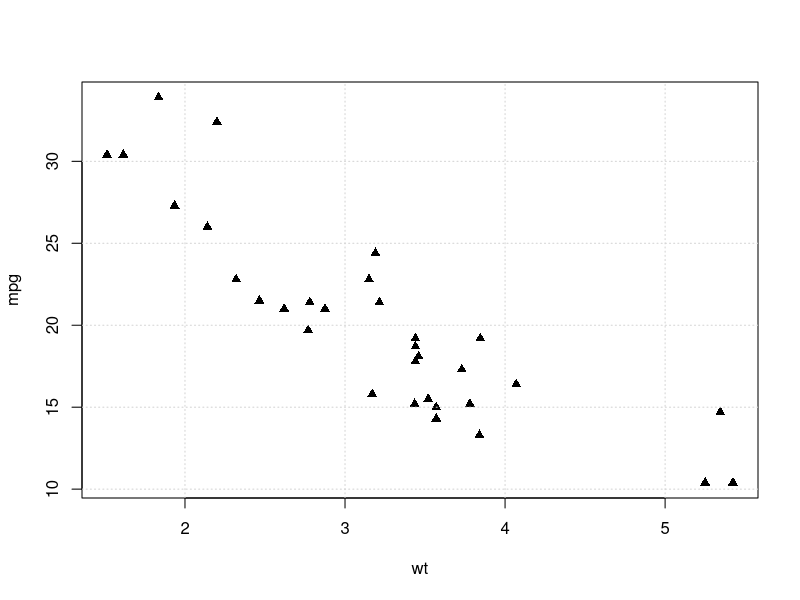
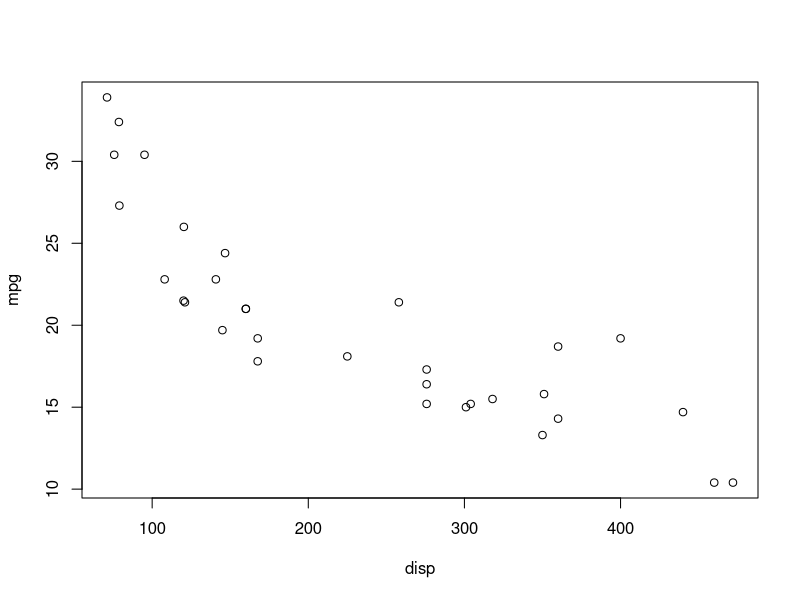
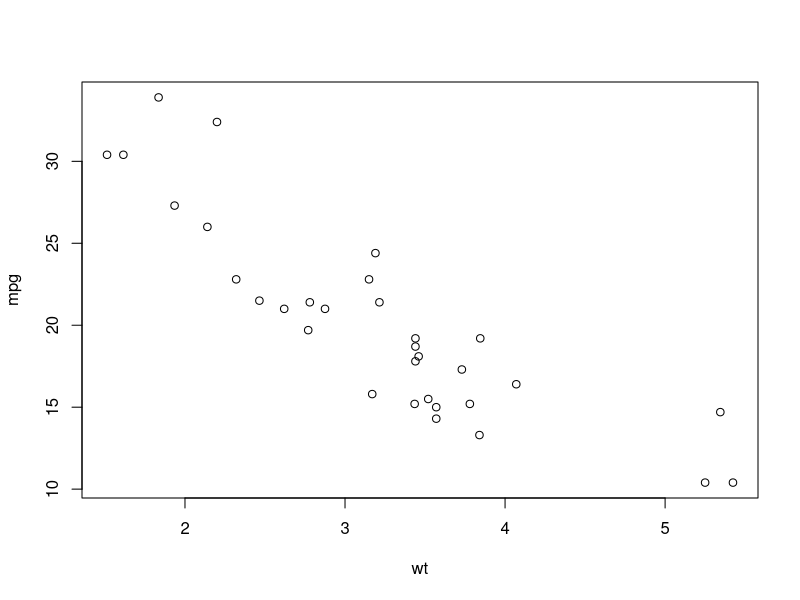
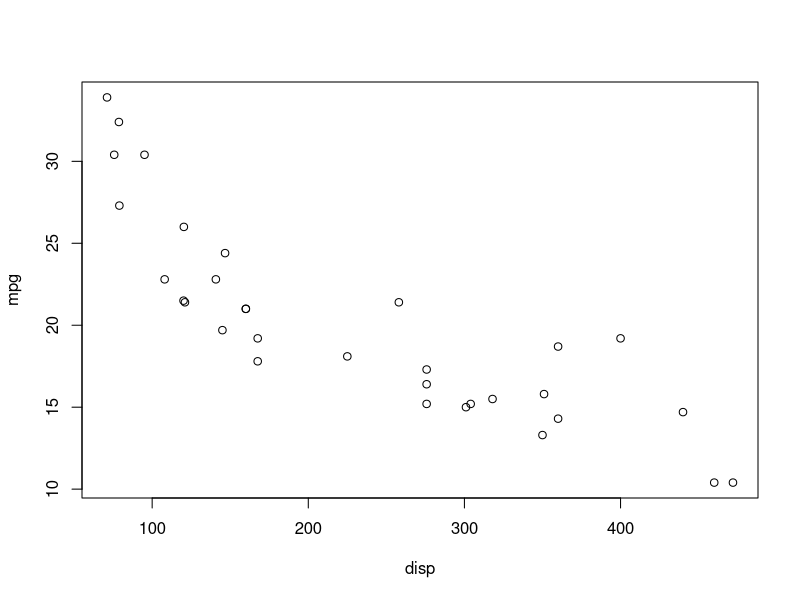
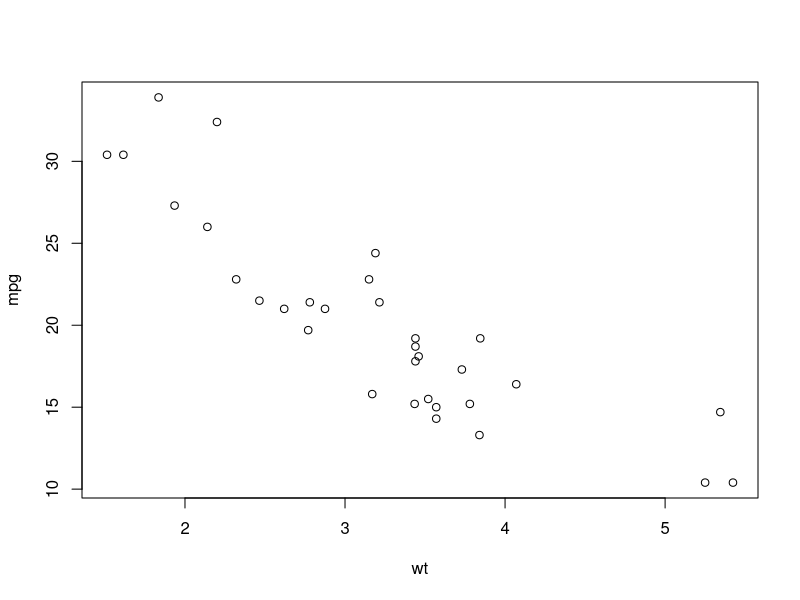
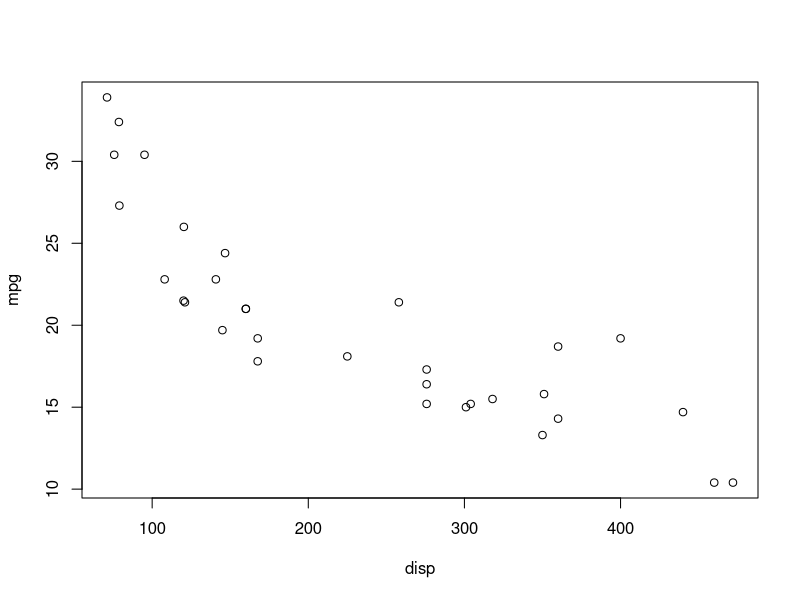

Generate these figures, in order, with R:
## ---- chunk 1
knitr::opts_chunk$set(echo = TRUE)
## ---- chunk 2
data(mtcars)
## ---- chunk 3
head(mtcars)
## ---- chunk 4
plot(mpg~wt,data=mtcars,pch=17)
grid()
## ---- chunk 5
cor(mtcars$mpg,mtcars$wt)
## ---- chunk 6
model1 <- lm(mpg ~ wt, data = mtcars)

summary(model1)
## ---- chunk 7
NewData = data.frame(wt = 3.05, disp = 122)
print(predict(model1, NewData, interval = 'predict'))
## ---- chunk 8
plot(mpg~disp, data = mtcars)
## ---- chunk 9
model2 <- lm(mpg ~ disp, data = mtcars)
summary(model2)
## ---- chunk 10
print(predict(model2,NewData, interval = 'predict'))
## ---- chunk 11
plot(mpg ~ wt+disp, data = mtcars)
## ---- chunk 12
model3= lm(mpg ~ wt+disp, data = mtcars)
summary(model3)
## ---- chunk 13
plot(mpg ~ wt+disp, data=mtcars)
## ---- chunk 14
summary(model3)
## ---- chunk 15
anova_result <- anova(model1, model3)
print(anova_result)
